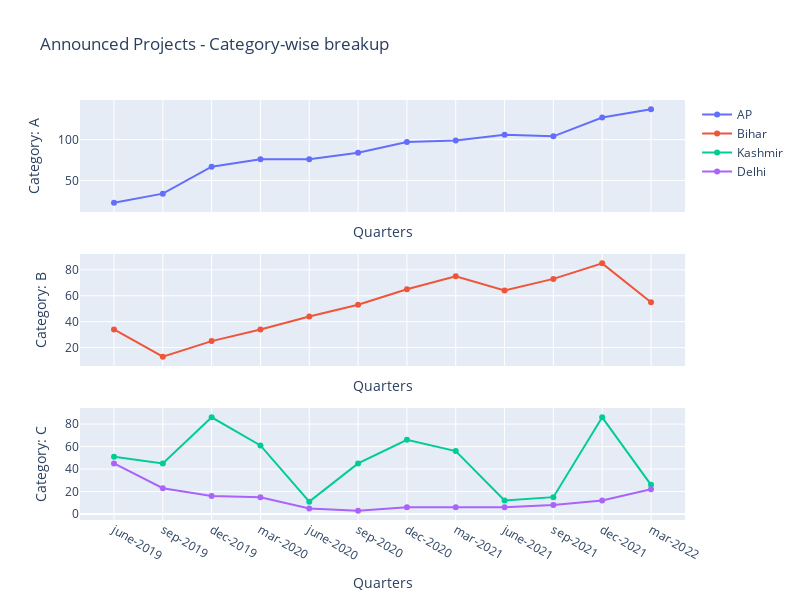

The cell this chart's notebook holds for it:
### Code cell
import plotly.graph_objects as go
from plotly.subplots import make_subplots
import pandas as pd

# Sample DataFrame
# data = {
#     'State': ['AP', 'Bihar', 'Kashmir', 'Delhi'],
#     'Category': ['A', 'B', 'C', 'C'],
#     'Q1': [23, 34, 51, 45],
#     'Q2': [34, 13, 45, 23],
#     'Q3': [67, 25, 86, 16],

# }
data = {
    'State': ['AP', 'Bihar', 'Kashmir', 'Delhi'], 
    'Category': ['A', 'B', 'C', 'C'],
    'june-2019': [23,34,51,45],
    'sep-2019': [34,13,45,23],
    'dec-2019': [67, 25, 86, 16],
    'mar-2020': [76,34,61,15],
    'june-2020': [76,44,11,5],
    'sep-2020': [84,53,45,3],
    'dec-2020': [97, 65, 66, 6],
    'mar-2021':[99, 75, 56, 6],
    'june-2021': [106,64,12,6],
    'sep-2021': [104,73,15,8],
    'dec-2021': [127, 85, 86, 12],
    'mar-2022': [137, 55, 26, 22],
}

df = pd.DataFrame(data)

# Get unique categories
categories = df['Category'].unique()

# Create subplots with shared x-axis and y-axis
fig = make_subplots(rows=len(categories), cols=1, shared_xaxes=True, shared_yaxes=True)

# Iterate over each category
for i, category in enumerate(categories, 1):
    category_data = df[df['Category'] == category]
    
    # Add scatter trace for each state in the category
    for _, row in category_data.iterrows():
        fig.add_trace(go.Scatter(x=df.columns[2:], y=row[2:], name=row['State']), row=i, col=1)

    # Update subplot title
    fig.update_yaxes(title_text="Category: " + category, row=i, col=1)
    fig.update_xaxes(title_text="Quarters", row=i, col=1)

# Update subplot layout
fig.update_layout(height=600, width=800, showlegend=True)
fig.update_layout(title_text="Announced Projects - Category-wise breakup", showlegend=True)

# Show the plot
fig.show()

### Figure 1 — Plotly figure (JSON) as saved in the notebook; plotly's stock layout.template omitted (floating-point values rounded to 4 significant figures)
{"data": [{"name": "AP", "type": "scatter", "x": ["june-2019", "sep-2019", "dec-2019", "mar-2020", "june-2020", "sep-2020", "dec-2020", "mar-2021", "june-2021", "sep-2021", "dec-2021", "mar-2022"], "xaxis": "x", "y": [23, 34, 67, 76, 76, 84, 97, 99, 106, 104, 127, 137], "yaxis": "y"}, {"name": "Bihar", "type": "scatter", "x": ["june-2019", "sep-2019", "dec-2019", "mar-2020", "june-2020", "sep-2020", "dec-2020", "mar-2021", "june-2021", "sep-2021", "dec-2021", "mar-2022"], "xaxis": "x2", "y": [34, 13, 25, 34, 44, 53, 65, 75, 64, 73, 85, 55], "yaxis": "y2"}, {"name": "Kashmir", "type": "scatter", "x": ["june-2019", "sep-2019", "dec-2019", "mar-2020", "june-2020", "sep-2020", "dec-2020", "mar-2021", "june-2021", "sep-2021", "dec-2021", "mar-2022"], "xaxis": "x3", "y": [51, 45, 86, 61, 11, 45, 66, 56, 12, 15, 86, 26], "yaxis": "y3"}, {"name": "Delhi", "type": "scatter", "x": ["june-2019", "sep-2019", "dec-2019", "mar-2020", "june-2020", "sep-2020", "dec-2020", "mar-2021", "june-2021", "sep-2021", "dec-2021", "mar-2022"], "xaxis": "x3", "y": [45, 23, 16, 15, 5, 3, 6, 6, 6, 8, 12, 22], "yaxis": "y3"}], "layout": {"height": 600, "showlegend": true, "title": {"text": "Announced Projects - Category-wise breakup"}, "width": 800, "xaxis": {"anchor": "y", "domain": [0, 1], "matches": "x3", "showticklabels": false, "title": {"text": "Quarters"}}, "xaxis2": {"anchor": "y2", "domain": [0, 1], "matches": "x3", "showticklabels": false, "title": {"text": "Quarters"}}, "xaxis3": {"anchor": "y3", "domain": [0, 1], "title": {"text": "Quarters"}}, "yaxis": {"anchor": "x", "domain": [0.7333, 1], "title": {"text": "Category: A"}}, "yaxis2": {"anchor": "x2", "domain": [0.3667, 0.6333], "title": {"text": "Category: B"}}, "yaxis3": {"anchor": "x3", "domain": [0, 0.2667], "title": {"text": "Category: C"}}}}
